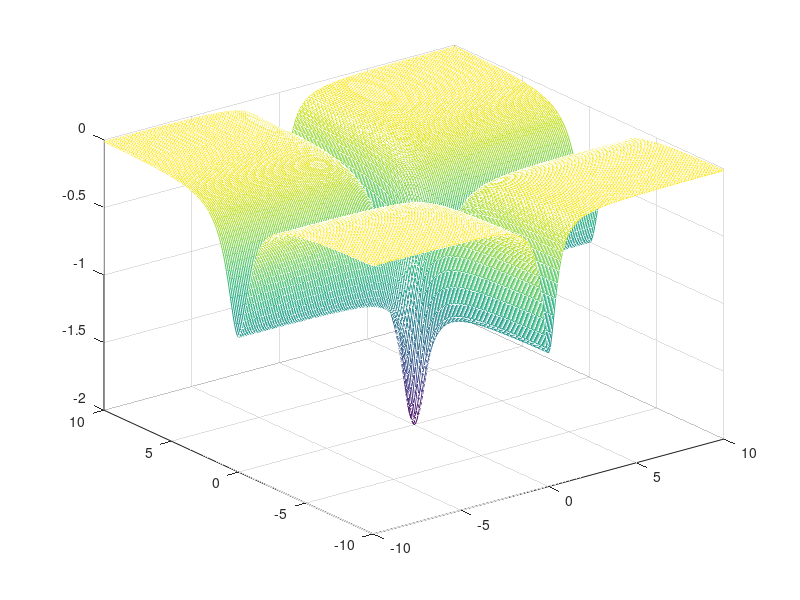

MATLAB code to generate this figure: (Note: this script raises an error after producing the figure.)
f = @(x) -1./(1 + 4*x(1).^2)  -1./(1 + x(2).^2);

[X, Y] = meshgrid(-10:0.1:10, -10:0.1:10);
Z = nan(size(X));

for i = 1:numel(X)
    Z(i) = f([X(i), Y(i)]);
end

mesh(X, Y, Z);

x0 = [3, 4];
H0 = hessian(f, x0);
xopt = bfgs(f, x0, H0);

hold on;
scatter3(xopt(1), xopt(2), f(xopt));